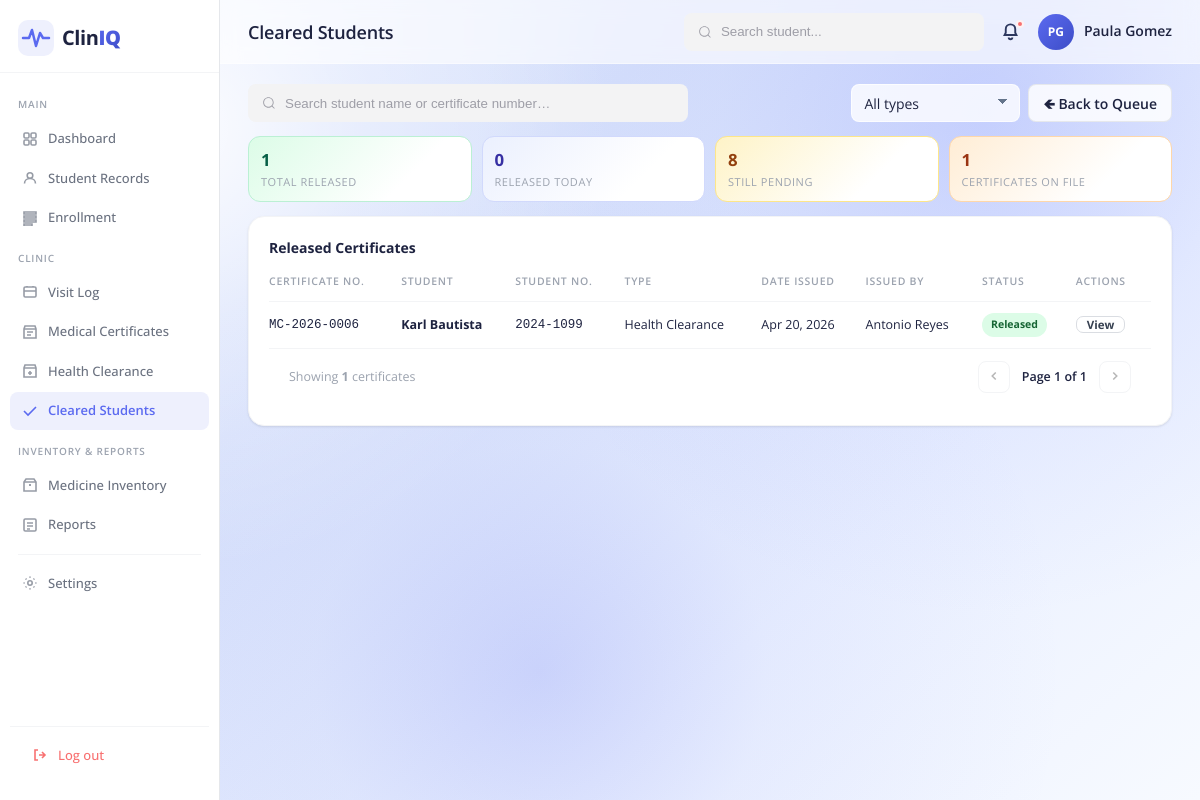
The page /clearedStudents.php (signed in) on the database its author committed.
### tables this page shows
CREATE TABLE `medical_certificates` (
  `certificate_id` int(11) NOT NULL,
  `visit_id` int(11) DEFAULT NULL,
  `assessment_id` int(11) DEFAULT NULL,
  `issued_by` int(11) NOT NULL,
  `date_issued` date NOT NULL,
  `file_path` varchar(255) DEFAULT NULL,
  `remarks` text DEFAULT NULL,
  `created_at` timestamp NOT NULL DEFAULT current_timestamp(),
  `status` enum('pending','released') NOT NULL DEFAULT 'pending'
);

CREATE TABLE `users` (
  `user_id` int(11) NOT NULL,
  `first_name` varchar(50) NOT NULL,
  `middle_name` varchar(50) DEFAULT NULL,
  `last_name` varchar(50) NOT NULL,
  `email` varchar(100) DEFAULT NULL,
  `username` varchar(50) NOT NULL,
  `password` varchar(255) NOT NULL,
  `role` enum('nurse','doctor') NOT NULL,
  `last_login` datetime DEFAULT NULL,
  `status` varchar(20) DEFAULT 'active',
  `created_at` timestamp NOT NULL DEFAULT current_timestamp()
);

### clearedStudents.php (called while the page is built, shortened)
<?php
require_once 'modules/clearedStudents.php';
?>

### classes/BaseModel.php (called while the page is built, shortened)
<?php
class BaseModel {
    public function __construct(PDO $db) {
        $this->db = $db;
    }
}

### classes/Visit.php (called while the page is built, shortened)
<?php
require_once __DIR__ . '/BaseModel.php';
class Visit extends BaseModel {
    public function getReleasedCertificates(): array {
        $query = "SELECT mc.*,
                         COALESCE(s_v.first_name, s_a.first_name) as student_first,
                         COALESCE(s_v.last_name, s_a.last_name) as student_last,
                         COALESCE(s_v.student_number, s_a.student_number) as student_number,
                         COALESCE(cv.visit_date, ha.assessment_date) as visit_date,
                         CASE
                            WHEN mc.assessment_id IS NOT NULL THEN 'Health Clearance'
                            ELSE 'Medical Clearance'
                         END as cert_type,
                         u.first_name as handler_first, u.last_name as handler_last
                  FROM medical_certificates mc
                  LEFT JOIN clinic_visits cv ON mc.visit_id = cv.visit_id
                  LEFT JOIN students s_v ON cv.student_id = s_v.student_id
                  LEFT JOIN health_assessments ha ON mc.assessment_id = ha.assessment_id
                  LEFT JOIN students s_a ON ha.student_id = s_a.student_id
                  JOIN users u ON mc.issued_by = u.user_id
                  WHERE mc.status = 'released'
                  ORDER BY mc.date_issued DESC";
        return $this->db->query($query)->fetchAll(PDO::FETCH_ASSOC);
    }
    public function getCertificateStats(): array {
        $today = date('Y-m-d');
        $row = $this->db->query("
            SELECT
                COUNT(CASE WHEN status = 'pending' THEN 1 END) as pending_total,
                COUNT(CASE WHEN status = 'pending' AND date_issued = '$today' THEN 1 END) as issued_today,
                COUNT(CASE WHEN status = 'released' THEN 1 END) as released_total,
                COUNT(CASE WHEN status = 'released' AND date_issued = '$today' THEN 1 END) as released_today
            FROM medical_certificates
        ")->fetch(PDO::FETCH_ASSOC);
        return $row ?: ['pending_total' => 0, 'issued_today' => 0, 'released_total' => 0, 'released_today' => 0];
    }
}

### includes/functions.php (called while the page is built, shortened)
<?php
if (!function_exists('e')) {
    function e($value): string {
        return htmlspecialchars((string)$value, ENT_QUOTES, 'UTF-8');
    }
}

### modules/clearedStudents.php (the view, shortened to what this page needs)
<?php
require_once __DIR__ . '/../includes/functions.php';
require_once __DIR__ . '/../classes/Visit.php';
$db = new Database();
$conn = $db->connect();
$visitModel = new Visit($conn);
$released = $visitModel->getReleasedCertificates();
$certStats = $visitModel->getCertificateStats();
?>
<!DOCTYPE html>
<html lang="en">
<head>
    <link rel="stylesheet" href="../assets/css/dashboard.css" />
    <link rel="stylesheet" href="../assets/css/enrollmentHealth.css" />
    <link rel="stylesheet" href="../assets/css/settings.css" />
    <link rel="stylesheet" href="../assets/css/notifications_popup.css" />
</head>
<body>
<div class="app-shell">
    <?php include __DIR__ . '/../includes/sidebar.php'; ?>
    <div class="main-content">
        <?php include __DIR__ . '/../includes/header.php'; ?>
        <div class="dashboard-body module-page">
            <section class="module-toolbar">
                <div class="group">
                    <input class="input" type="search" id="clearedSearch" placeholder="Search student name or certificate number…" />
                </div>
                <div class="toolbar-actions">
                    <select class="module-select" id="certTypeFilter">
                        <option value="">All types</option>
                    </select>
                    <a href="enrollmentHealth.php" class="module-btn secondary" style="text-decoration:none;">🡸 Back to Queue</a>
                </div>
            </section>
            <section class="module-kpi-grid four-col">
                <article class="module-kpi kpi-green"><strong><?= (int)$certStats['released_total'] ?></strong><span>Total released</span></article>
                <article class="module-kpi kpi-blue"><strong><?= (int)$certStats['released_today'] ?></strong><span>Released today</span></article>
                <article class="module-kpi kpi-amber"><strong><?= (int)$certStats['pending_total'] ?></strong><span>Still pending</span></article>
                <article class="module-kpi kpi-orange"><strong><?= count($released) ?></strong><span>Certificates on file</span></article>
            </section>
            <section class="module-layout single">
                <article class="card">
                    <div class="card-header">
                        <div class="card-title">Released Certificates</div>
                    </div>
                    <div class="module-table-wrap">
                        <table class="module-table" id="clearedTable">
                            <thead>
                                <tr>
                                    <th>Certificate No.</th>
                                    <th>Student</th>
                                    <th>Student No.</th>
                                    <th>Type</th>
                                    <th>Date Issued</th>
                                    <th>Issued By</th>
                                    <th>Status</th>
                                    <th>Actions</th>
                                </tr>
                            </thead>
                            <tbody>
                                <?php if (empty($released)): ?>
                                    <tr><td colspan="8" style="text-align:center; padding:24px; color:var(--text-muted);">No released certificates yet.</td></tr>
                                <?php else: ?>
                                <?php foreach ($released as $c):
                                    $mcNum = 'MC-' . date('Y', strtotime($c['date_issued'])) . '-' . str_pad((string)$c['certificate_id'], 4, '0', STR_PAD_LEFT);
                                    $date = date('M d, Y', strtotime($c['date_issued']));
                                ?>
                                <tr data-type="<?= e($c['cert_type']) ?>">
                                    <td class="mono"><?= e($mcNum) ?></td>
                                    <td><strong><?= e($c['student_first'] . ' ' . $c['student_last']) ?></strong></td>
                                    <td class="mono"><?= e($c['student_number'] ?? '---') ?></td>
                                    <td><?= e($c['cert_type']) ?></td>
                                    <td><?= e($date) ?></td>
                                    <td><?= e($c['handler_first'] . ' ' . $c['handler_last']) ?></td>
                                    <td><span class="status-pill ok">Released</span></td>
                                    <td>
                                        <?php if ($c['file_path']): ?>
                                            <a href="../<?= e($c['file_path']) ?>" target="_blank" class="row-action-btn secondary" style="text-decoration:none;">View</a>
                                        <?php else: ?>
                                            <span style="color:var(--text-muted);font-size:11px;">No file</span>
                                        <?php endif; ?>
                                    </td>
                                </tr>
                                <?php endforeach; ?>
                                <?php endif; ?>
                            </tbody>
                        </table>
                    </div>
                    <div class="table-footer" style="padding: 12px 20px; display:flex; justify-content:space-between; align-items:center; border-top: 1px solid var(--border-light);">
                        <span class="table-count" style="font-size:12.5px; color:var(--text-muted);">Showing <strong id="visibleCount"><?= count($released) ?></strong> certificates</span>
                        <div class="pagination" style="display:flex; align-items:center; gap:12px;">
                            <button class="page-btn" id="btnPrev" style="width:32px; height:32px; border-radius:8px; border:1px solid var(--border-light); background: #fff; cursor:pointer;" disabled>
                                <svg viewBox="0 0 16 16" fill="none" stroke="currentColor" stroke-width="1.8" style="width:14px; height:14px;"><path d="M10 4L6 8l4 4"/></svg>
                            </button>
                            <span class="page-current" id="pageInfo" style="font-size:12.5px; color:var(--text-primary); font-weight:600;">Page 1 of 1</span>
                            <button class="page-btn" id="btnNext" style="width:32px; height:32px; border-radius:8px; border:1px solid var(--border-light); background: #fff; cursor:pointer;" disabled>
                                <svg viewBox="0 0 16 16" fill="none" stroke="currentColor" stroke-width="1.8" style="width:14px; height:14px;"><path d="M6 4l4 4-4 4"/></svg>
                            </button>
                        </div>
                    </div>
                </article>
            </section>
        </div>
    </div>
</div>
</body>
</html>

### assets/css/dashboard.css (style rules this page uses)
*, *::before, *::after { box-sizing: border-box; margin: 0; padding: 0; }
:root { --primary: #5B6AF0; --primary-light: #EEF0FD; --primary-dark: #3D4DC7; --accent: #6EE7B7; --danger: #F87171; --warning: #FBBF24; --success: #34D399; --bg-page: #F0F2FA; --bg-card: #FFFFFF; --bg-sidebar: #FFFFFF; --text-primary: #1E2340; --text-secondary: #6B7280; --text-muted: #9CA3AF; --text-on-primary: #FFFFFF; --border: #E5E7EB; --border-light: #F3F4F6; --sidebar-width: 220px; --header-height: 64px; --radius-sm: 8px; --radius-md: 12px; --radius-lg: 16px; --radius-xl: 20px; --shadow-sm: 0 1px 3px rgba(0,0,0,0.06), 0 1px 2px rgba(0,0,0,0.04); --shadow-md: 0 4px 12px rgba(0,0,0,0.08); --shadow-lg: 0 8px 24px rgba(0,0,0,0.10); }
html, body { height: 100%; font-family: 'Open Sans', sans-serif; background: radial-gradient(circle at 14% 16%, rgba(255, 255, 255, 0.92) 0%, rgba(255, 255, 255, 0.36) 16%, transparent 36%), radial-gradient(circle at 82% 14%, rgba(124, 140, 255, 0.28) 0%, rgba(124, 140, 255, 0.08) 22%, transparent 42%), radial-gradient(circle at 45% 84%, rgba(91, 106, 240, 0.2) 0%, rgba(91, 106, 240, 0.05) 24%, transparent 56%), linear-gradient(138deg, #e4ebff 0%, #d6e0fb 34%, #eaf0ff 70%, #f7faff 100%); color: var(--text-primary); font-size: 14px; line-height: 1.5; -webkit-font-smoothing: antialiased; }
.app-shell { display: flex; height: 100vh; overflow: hidden; }
.main-content { flex: 1; display: flex; flex-direction: column; overflow-y: auto; background: transparent; }
.group { display: flex; line-height: 28px; align-items: center; position: relative; width: clamp(220px, 25vw, 320px); }
.input { width: 100%; height: 38px; line-height: 28px; padding: 0 1rem; padding-left: 2.5rem; border: 2px solid transparent; border-radius: 8px; outline: none; background-color: #f3f3f4; color: #0d0c22; transition: .3s ease; }
.input::placeholder { color: #9e9ea7; }
.icon { position: absolute; left: 1rem; fill: #9e9ea7; width: 1rem; height: 1rem; }
.dashboard-body { padding: 20px 28px 24px; display: flex; flex-direction: column; gap: 18px; }
.card { background: var(--bg-card); border-radius: var(--radius-lg); padding: 20px; box-shadow: var(--shadow-sm); border: 1px solid var(--border-light); }
.card-header { display: flex; align-items: center; justify-content: space-between; margin-bottom: 16px; }
.card-title { font-size: 14px; font-weight: 700; color: var(--text-primary); }

### rows shown on the page
medical_certificates: mcNum "MC-2026-0006", student_last "Karl Bautista", student_number "2024-1099", cert_type "Health Clearance", date_issued "Apr 20, 2026", issued_by.last_name "Antonio Reyes"

### other values the page prints
$resolvedPageTitle "Cleared Students"
getInitials($_SESSION['full_name']) "PG"
$_SESSION['full_name'] "Paula Gomez"
$certStats['released_total'] "1"
$certStats['released_today'] "0"
$certStats['pending_total'] "8"
count($released) "1"
